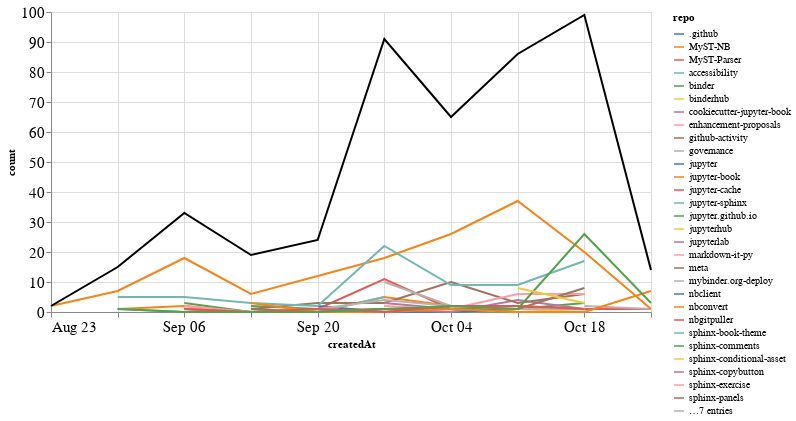

Here is the notebook cell this chart was saved with:
### Markdown cell above
## Comments

### Code cell
comments_time = comments.groupby('repo').resample('W', on='createdAt').count()['author'].reset_index()
comments_time = comments_time.rename(columns={'author': 'count'})
comments_time_total = comments_time.groupby('createdAt').agg({"count": "sum"}).reset_index()
ch1 = alt.Chart(comments_time, width=600).mark_line().encode(
    x='createdAt',
    y='count',
    color='repo',
    tooltip="repo"
)

ch2 = alt.Chart(comments_time_total, width=600).mark_line(color="black").encode(
    x='createdAt',
    y='count',
)

ch1 + ch2

### Figure 1 — Vega-Lite specification as saved in the notebook (floating-point values rounded to 4 significant figures; data arrays with more than 128 entries replaced by an {"elided": "..."} marker saying what was removed)
{"config": {"axisLeft": {"labelFontSize": 15}, "axisBottom": {"labelFontSize": 15}}, "layer": [{"data": {"name": "data-22ae5ba5e1332f5ce0d95d567f917220"}, "mark": "line", "encoding": {"color": {"type": "nominal", "field": "repo"}, "tooltip": {"type": "nominal", "field": "repo"}, "x": {"type": "temporal", "field": "createdAt"}, "y": {"type": "quantitative", "field": "count"}}, "width": 600}, {"data": {"name": "data-f4c89a5fc24ee17e3a5752ea46213c0a"}, "mark": {"type": "line", "color": "black"}, "encoding": {"x": {"type": "temporal", "field": "createdAt"}, "y": {"type": "quantitative", "field": "count"}}, "width": 600}], "$schema": "https://vega.github.io/schema/vega-lite/v4.8.1.json", "datasets": {"data-22ae5ba5e1332f5ce0d95d567f917220": {"elided": "134 records"}, "data-f4c89a5fc24ee17e3a5752ea46213c0a": [{"createdAt": "2020-08-23T00:00:00", "count": 2}, {"createdAt": "2020-08-30T00:00:00", "count": 15}, {"createdAt": "2020-09-06T00:00:00", "count": 33}, {"createdAt": "2020-09-13T00:00:00", "count": 19}, {"createdAt": "2020-09-20T00:00:00", "count": 24}, {"createdAt": "2020-09-27T00:00:00", "count": 91}, {"createdAt": "2020-10-04T00:00:00", "count": 65}, {"createdAt": "2020-10-11T00:00:00", "count": 86}, {"createdAt": "2020-10-18T00:00:00", "count": 99}, {"createdAt": "2020-10-25T00:00:00", "count": 14}]}}
